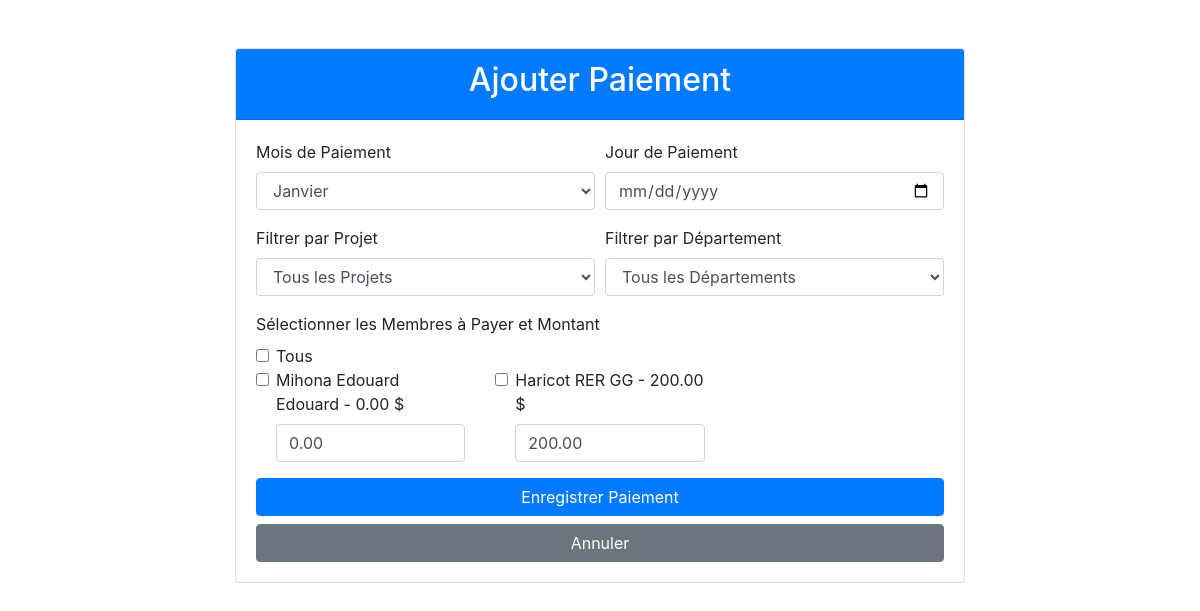
Screenshot of /pages/add_paiement.php (signed in) with the database file from the repository.
### tables this page shows
CREATE TABLE IF NOT EXISTS `membres` (
  `id_membre` int NOT NULL AUTO_INCREMENT,
  `nom` varchar(100) NOT NULL,
  `prenom` varchar(100) NOT NULL,
  `adresse` varchar(255) DEFAULT NULL,
  `genre` enum('femme','homme') DEFAULT 'homme',
  `numero_telephone` varchar(20) DEFAULT NULL,
  `email_prive` varchar(100) DEFAULT NULL,
  `age` int DEFAULT NULL,
  `created_at` timestamp NULL DEFAULT CURRENT_TIMESTAMP,
  `updated_at` timestamp NULL DEFAULT CURRENT_TIMESTAMP ON UPDATE CURRENT_TIMESTAMP,
  `photo` varchar(255) DEFAULT NULL,
  `type_contrat` enum('CDD','CDI', 'Freelance', 'Stage', 'Intérim', 'Archivé') DEFAULT 'CDD',
  `fonction` varchar(100) DEFAULT NULL,
  `date_entree` date DEFAULT NULL,
  `postnom` varchar(255) DEFAULT NULL,
  `nom_pere` varchar(255) DEFAULT NULL,
  `nom_mere` varchar(255) DEFAULT NULL,
  `nationalite` varchar(100) DEFAULT NULL,
  `province_origine` varchar(100) DEFAULT NULL,
  `lieu_affectation` varchar(255) DEFAULT NULL,
  `matricule` varchar(50) DEFAULT NULL,
  `num_identification` varchar(50) DEFAULT NULL,
  `etat_civil` enum('marié','célibataire','divorcé','veuf') DEFAULT 'célibataire',
  `deuxieme_adresse` varchar(255) DEFAULT NULL,
  `email_professionel` varchar(255) DEFAULT NULL,
  `num_compte_banque` varchar(50) DEFAULT NULL,
  `personne_reference` varchar(255) DEFAULT NULL,
  `lieu_naissance` varchar(100) DEFAULT NULL,
  `date_naissance` date DEFAULT NULL,
  `date_debut_contrat` date DEFAULT NULL,
  `date_fin_contrat` date DEFAULT NULL,
  `status` enum('actif','en congé') DEFAULT 'actif',
  `performance` decimal(5,2) DEFAULT NULL,
  `salaire` decimal(10,2) DEFAULT NULL,
  `salaire_net` decimal(10,2) DEFAULT NULL,
  `brut_B` decimal(10,2) DEFAULT NULL,
  `net_B` decimal(10,2) DEFAULT NULL,
  `id_project` int DEFAULT NULL,
  `id_user` int DEFAULT NULL,
  `id_department` int DEFAULT NULL,
  `contrat` enum('3 mois','6 mois','12 mois') NOT NULL,
  `jours_conge_restants` int DEFAULT '0',
  `personne_de_contact` varchar(255) DEFAULT NULL,
  `partenaire` varchar(255) DEFAULT NULL,
  `nombre_enfant` int DEFAULT NULL,
  PRIMARY KEY (`id_membre`),
  UNIQUE KEY `email_professionel` (`email_professionel`),
  UNIQUE KEY `email_prive` (`email_prive`),
  KEY `fk_department` (`id_department`),
  KEY `fk_user` (`id_user`),
  KEY `fk_project_member` (`id_project`)
);

### pages/add_paiement.php (the view, shortened to what this page needs)
<?php
require "cache.php";
$query_membres = "SELECT id_membre, nom, prenom, postnom, net_B, id_project, id_department FROM membres";
$result_membres = mysqli_query($conn, $query_membres);
?>
<!DOCTYPE html>
<html lang="fr">
<head>
    <link href="https://stackpath.bootstrapcdn.com/bootstrap/4.5.2/css/bootstrap.min.css" rel="stylesheet">
    <link rel="stylesheet" href="https://cdnjs.cloudflare.com/ajax/libs/font-awesome/5.15.4/css/all.min.css">
</head>
<body>
    <div class="container mt-5">
        <div class="row justify-content-center">
            <div class="col-md-8">
                <div class="card">
                    <div class="card-header bg-primary text-white">
                        <h2 class="text-center">Ajouter Paiement</h2>
                    </div>
                    <div class="card-body">
                        <form action="" method="POST">
                            <div class="form-row">
                                <div class="form-group col-md-6">
                                    <label for="mois_paiement">Mois de Paiement</label>
                                    <select name="mois_paiement" class="form-control" id="mois_paiement" required>
                                        <option value="Janvier">Janvier</option>
                                    </select>
                                </div>
                                <div class="form-group col-md-6">
                                    <label for="jour_paiement">Jour de Paiement</label>
                                    <input type="date" class="form-control" id="jour_paiement" name="jour_paiement" required>
                                </div>
                            </div>
                            <div class="form-row">
                                <div class="form-group col-md-6">
                                    <label>Filtrer par Projet</label>
                                    <select class="form-control" id="filter_projet">
                                        <option value="">Tous les Projets</option>
                                    </select>
                                </div>
                                <div class="form-group col-md-6">
                                    <label>Filtrer par Département</label>
                                    <select class="form-control" id="filter_department">
                                        <option value="">Tous les Départements</option>
                                    </select>
                                </div>
                            </div>
                            <div class="form-group">
                                <label>Sélectionner les Membres à Payer et Montant</label>
                                <div>
                                    <div class="form-check">
                                        <input class="form-check-input" type="checkbox" id="select_all">
                                        <label class="form-check-label" for="select_all">Tous</label>
                                    </div>
                                    <div class="row">
                                        <?php
                                        while ($row = mysqli_fetch_assoc($result_membres)) {
                                            echo "<div class='col-md-4 membre-row' data-projet='" . $row['id_project'] . "' data-department='" . $row['id_department'] . "'>";
                                            echo "<div class='form-check'>";
                                            echo "<input class='form-check-input membre-checkbox' type='checkbox' name='membres[]' value='" . $row['id_membre'] . "' id='membre_" . $row['id_membre'] . "'>";
                                            echo "<label class='form-check-label' for='membre_" . $row['id_membre'] . "'>" . $row['nom'] . " " . $row['postnom'] . " " . $row['prenom'] . " - " . $row['net_B'] . " $</label>";
                                            echo "<input type='number' class='form-control mt-2' name='salaire_paye[" . $row['id_membre'] . "]' placeholder='Montant payé' value='" . $row['net_B'] . "'>";
                                            echo "</div></div>";
                                        }
                                        ?>
                                    </div>
                                </div>
                            </div>
                            <button type="submit" class="btn btn-primary btn-block">Enregistrer Paiement</button>
                            <a href="gestion_paiement.php" class="btn btn-secondary btn-block">Annuler</a>
                        </form>
                    </div>
                </div>
            </div>
        </div>
    </div>
</body>
</html>

### rows the page displays
membres: nom "Mihona", postnom "Edouard", prenom "Edouard", net_B "0.00"
membres: nom "Haricot", postnom "RER", prenom "GG", net_B "200.00"
